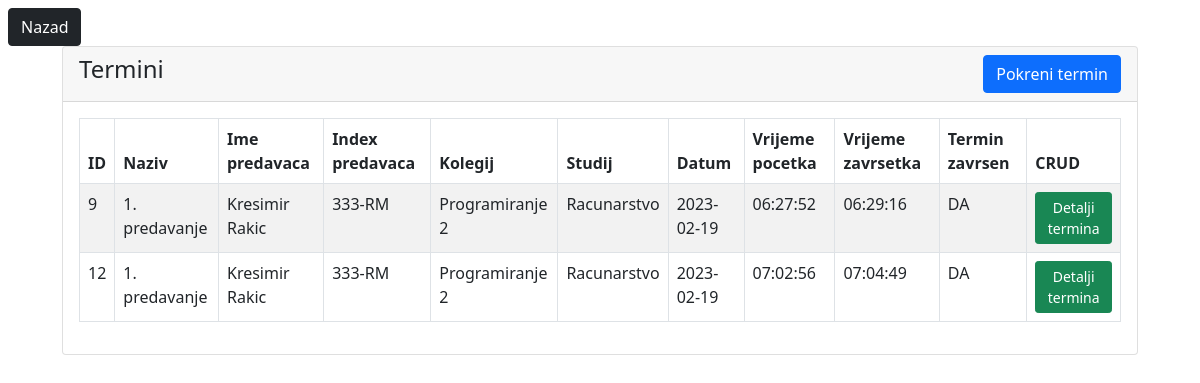
Page /forProfessor/terminTable.php (signed in) on the committed database.
### tables this page shows
CREATE TABLE `termin` (
  `id` int(11) NOT NULL,
  `naziv` varchar(100) DEFAULT NULL,
  `predavac_id` int(11) NOT NULL,
  `kolegij_id` int(11) NOT NULL,
  `datum` date NOT NULL,
  `vrijeme_pocetka` time DEFAULT NULL,
  `vrijeme_zavrsetka` time DEFAULT NULL,
  `zavrsen` varchar(11) NOT NULL
);

CREATE TABLE `users` (
  `id` int(11) NOT NULL,
  `name` varchar(255) DEFAULT NULL,
  `full_name` varchar(255) DEFAULT NULL,
  `indeks` varchar(20) DEFAULT NULL,
  `pass` varchar(255) DEFAULT NULL,
  `role` enum('admin','professor','student') DEFAULT NULL
);

CREATE TABLE `kolegij` (
  `id` int(11) NOT NULL,
  `naziv` varchar(100) NOT NULL,
  `studij_id` int(11) NOT NULL
);

CREATE TABLE `studij` (
  `id` int(11) NOT NULL,
  `naziv` varchar(150) NOT NULL
);

### forProfessor/terminTable.php (the view, shortened to what this page needs)
<?php
  include "../php/db_conn.php";
  if (isset($_SESSION['name']) && isset($_SESSION['id'])) {
?>
<!DOCTYPE html>
<html lang="en">
<head>
  <link href="https://cdn.jsdelivr.net/npm/bootstrap@5.0.2/dist/css/bootstrap.min.css" rel="stylesheet">
</head>
<body>
  <a href="./home.php" class="btn btn-dark mt-2 ms-2">Nazad</a>
  <div class="container-fluid">
    <div class="row justify-content-center">
      <div class="col-md-11">
        <div class="card">
          <div class="card-header">
            <h4>
              Termini
              <a href="./terminStart.php" class="btn btn-primary float-end">Pokreni termin</a>
            </h4>
          </div>
          <div class="card-body">
           <table class="table table-bordered table-striped">
            <thead>
              <tr>
                <th>ID</th>
                <th>Naziv</th>
                <th>Ime predavaca</th>
                <th>Index predavaca</th>
                <th>Kolegij</th>
                <th>Studij</th>
                <th>Datum</th>
                <th>Vrijeme pocetka</th>
                <th>Vrijeme zavrsetka</th>
                <th>Termin zavrsen</th>
                <th>CRUD</th>
              </tr>
            </thead>
            <tbody>
              <?php
                $profesor_id = mysqli_real_escape_string($conn, $_SESSION['id']);
                $profesor_id = preg_replace("/[^0-9]/","",$profesor_id);
                $query = "select t.id, k.naziv as 'kolegij_naziv', s.naziv as 'studij_naziv', u.full_name as 'profesor_ime', u.indeks as 'profesor_index', k.id as 'kolegij_id', u.id as 'profesor_id',
                t.datum ,t.vrijeme_pocetka, t.vrijeme_zavrsetka, t.zavrsen, t.naziv
                FROM termin t
                JOIN kolegij k ON k.id = t.kolegij_id
                JOIN studij s ON s.id = k.studij_id
                JOIN veza v ON v.id = t.predavac_id
                JOIN users u ON u.id = v.profesor_id
                where u.id = '$profesor_id' ";
                $query_run = mysqli_query($conn, $query);
                if(mysqli_num_rows($query_run) > 0){
                  foreach($query_run as $termin){
                    ?>
                      <tr>
                        <td><?= $termin['id']; ?></td>
                        <td><?= $termin['naziv']; ?></td>
                        <td><?= $termin['profesor_ime']; ?></td>
                        <td><?= $termin['profesor_index']; ?></td>
                        <td><?= $termin['kolegij_naziv']; ?></td>
                        <td><?= $termin['studij_naziv']; ?></td>
                        <td><?= $termin['datum']; ?></td>
                        <td><?= $termin['vrijeme_pocetka']; ?></td>
                        <td><?= $termin['vrijeme_zavrsetka']; ?></td>
                        <td><?= $termin['zavrsen']; ?></td>
                        <td>
                          <a href="termin<?php if($termin['zavrsen'] == "NE") echo "Time"; else echo "View" ?>.php?id=<?= $termin['id']; ?>" class="btn btn-<?php if($termin['zavrsen'] == "NE") echo "primary"; else echo "success" ?> btn-sm"><?php
                            if($termin['zavrsen'] == "NE") echo "Nastavi termin";
                            else echo "Detalji termina";
                          ?></a>
                        </td>
                      </tr>
                    <?php
                  }
                }
                else{
                  echo "<h5>Nema korisnika u bazi!</h5>";
                }
              ?>
            </tbody>
           </table>
          </div>
      </div>
    </div>
  </div>
</div>
</body>
</html>
<?php }else{
	header("Location: ../index.php");
} ?>

### rows in the picture
termin: id "9", naziv "1. predavanje", users.full_name "Kresimir Rakic", users.indeks "333-RM", kolegij.naziv "Programiranje 2", studij.naziv "Racunarstvo", datum "2023-02-19", vrijeme_pocetka "06:27:52", vrijeme_zavrsetka "06:29:16", zavrsen "DA", shows "Detalji termina"
termin: id "12", naziv "1. predavanje", users.full_name "Kresimir Rakic", users.indeks "333-RM", kolegij.naziv "Programiranje 2", studij.naziv "Racunarstvo", datum "2023-02-19", vrijeme_pocetka "07:02:56", vrijeme_zavrsetka "07:04:49", zavrsen "DA", shows "Detalji termina"
